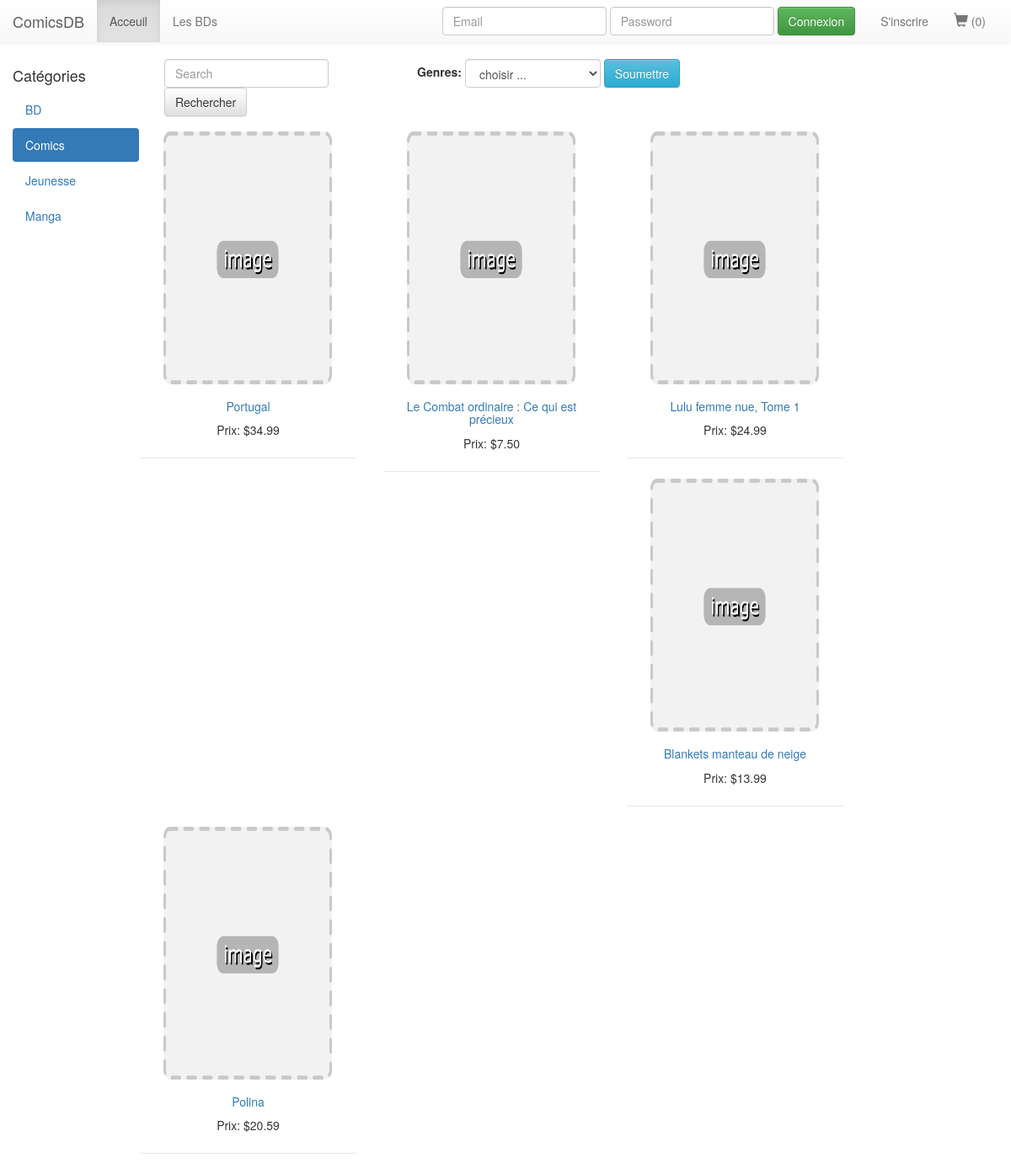
Screenshot of /index.php?category_id=4 with the database file from the repository.
### tables this page shows
CREATE TABLE IF NOT EXISTS `categories` (
  `category_id` tinyint(3) unsigned NOT NULL AUTO_INCREMENT,
  `name` varchar(20) NOT NULL,
  PRIMARY KEY (`category_id`),
  KEY `name` (`name`)
);

CREATE TABLE IF NOT EXISTS `comics` (
  `comic_id` mediumint(8) unsigned NOT NULL AUTO_INCREMENT,
  `publisher_id` mediumint(8) unsigned NOT NULL,
  `author_id` mediumint(9) unsigned NOT NULL,
  `category_id` tinyint(3) unsigned NOT NULL,
  `title` varchar(45) NOT NULL,
  `description` varchar(255) NOT NULL,
  `isbn` varchar(25) NOT NULL,
  `rating` float(10,2) NOT NULL,
  `price` decimal(10,2) NOT NULL,
  `cover_img_path` varchar(60) DEFAULT NULL,
  `preview_img_path` varchar(60) DEFAULT NULL,
  `publishing_date` datetime NOT NULL,
  PRIMARY KEY (`comic_id`),
  KEY `title` (`title`),
  KEY `price` (`price`),
  KEY `rating` (`rating`),
  KEY `publisher_id` (`publisher_id`),
  KEY `category_id` (`category_id`),
  KEY `author_id` (`author_id`)
);

### data/_categories.php (called while the page is built, shortened)
<?php
require_once '_dbConnect.php';
function get_categories($category_id = false)
{
    global $mysqli;
    $result = false;
    $table_categories = TB_CATEGORIES;
    $queryString = "SELECT * FROM $table_categories";
    $queryResult = $mysqli->query($queryString);
    if ($queryResult && ($queryResult->num_rows > 0)) {
        $result = array();
        while ($row = $queryResult->fetch_assoc()) {
            $result[] = $row;
        }
    }
    return $result;
}

### data/_comics.php (called while the page is built, shortened)
<?php
require_once '_dbConnect.php';
function get_comics($category_id = false)
{
    global $mysqli;
    $result = false;
    $table_comics = TB_COMICS;
    $queryString = "SELECT * FROM $table_comics";
    if (false !== $category_id) {
        $queryString .= " WHERE category_id = $category_id";
    }
    $queryResult = $mysqli->query($queryString);
    if ($queryResult && ($queryResult->num_rows > 0)) {
        $result = array();
        while ($row = $queryResult->fetch_assoc()) {
            $result[] = $row;
        }
    }
    return $result;
}

### index.php (the view, shortened to what this page needs)
<?php
require_once 'data/_categories.php';
require_once 'data/_comics.php';
$categories = get_categories();
$active = '';
if (array_key_exists(P_CAT_ID, $_GET)) {
    $comics = get_comics($_GET[P_CAT_ID]);
} elseif (array_key_exists(P_GENRES, $_GET)) {
    $comics = get_comics($_GET[P_GENRES]);
} else {
    $comics = get_comics();
}
?>
<!DOCTYPE html>
<html lang="en">
<head>
    <link rel="stylesheet" href="https://maxcdn.bootstrapcdn.com/bootstrap/3.3.5/css/bootstrap.min.css">
    <link rel="stylesheet" href="https://maxcdn.bootstrapcdn.com/bootstrap/3.3.5/css/bootstrap-theme.min.css">
    <link rel="stylesheet" href="style/main.css" />
</head>
<body>
<?php require_once('views/_view_header.php') ?>
<div id="cat_nav" class="col-md-1">
    <h4>Catégories</h4>
    <ul class="nav nav-pills nav-stacked">
        <?php
        foreach ($categories as $category) {
            if (array_key_exists(P_CAT_ID, $_GET)) {
                if ($_GET[P_CAT_ID] == $category[P_CAT_ID]) {
                    $active = 'active';
                }
            }
            echo '<li class="', $active, '"><a href="index.php?', P_CAT_ID, '=', $category[P_CAT_ID], '">', $category['name'], '</a></li>';
            $active = '';
        }
        ?>
    </ul>
</div>
<?php require_once('views/_view_filter.php'); ?>
<div id="comics_list" class="row">
<?php if ($comics) { ?>
<div id="comics_list" class="row">
    <?php foreach ($comics as $comic) { ?>
        <div class="col-sm-6 col-md-4">
            <div class="thumbnail">
                <a href="comic_detail.php?<?php echo ITEM_ID.'='.$comic[ITEM_ID] ?>">
                    <img src="<?php echo $comic[ITEM_COVER] ?>" alt="<?php echo $comic[ITEM_TITLE] ?>" onerror="this.src='images/couv/place_holder.png'" />
                </a>
                <div class="caption">
                    <h5><a href="comic_detail.php?<?php echo ITEM_ID.'='.$comic[ITEM_ID] ?>">
                        <?php echo $comic[ITEM_TITLE] ?></a>
                    </h5>
                    <p>Prix: <?php echo '$', $comic[ITEM_PRICE] ?></p>
                </div>
            </div>
        </div>
    <?php } } else { echo '<p>Aucun résultat.</p>'; } ?>
</div>
</body>
</html>

### style/main.css (style rules this page uses)
body { margin: 0; padding: 0; }
.thumbnail a img { width: 200px; height: 300px; }
#cat_nav, #comics_list { display: inline-block; }
#cat_nav { width: 15%; }
#comics_list { width: 85%; margin-top: 7px; }
div.col-sm-6.col-md-4 { text-align: center; }
div.thumbnail { border: none; box-shadow: 0 0 0 0 ; border-bottom: 1px solid rgb(232, 232, 232); }

### rows the page displays
categories: name "BD"
categories: name "Comics"
categories: name "Jeunesse"
categories: name "Manga"
comics: title "Portugal", price "34.99"
comics: title "Le Combat ordinaire : Ce qui est précieux", price "7.50"
comics: title "Lulu femme nue, Tome 1", price "24.99"
comics: title "Blankets manteau de neige", price "13.99"
comics: title "Polina", price "20.59"

### other values shown
SITE_NAME "ComicsDB"
$_SESSION[SESS_CART_TOTAL] "0"
